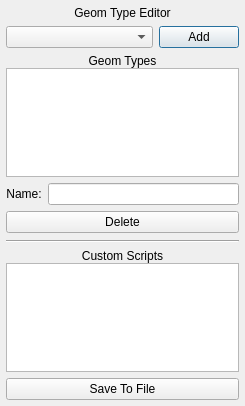
<?xml version="1.0" encoding="UTF-8"?>
<ui version="4.0">
 <class>TypeEditorScreen</class>
 <widget class="QDialog" name="TypeEditorScreen">
  <property name="geometry">
   <rect>
    <x>0</x>
    <y>0</y>
    <width>245</width>
    <height>406</height>
   </rect>
  </property>
  <property name="windowTitle">
   <string>Type Editor</string>
  </property>
  <layout class="QVBoxLayout" name="verticalLayout_3">
   <property name="leftMargin">
    <number>6</number>
   </property>
   <property name="topMargin">
    <number>6</number>
   </property>
   <property name="rightMargin">
    <number>6</number>
   </property>
   <property name="bottomMargin">
    <number>6</number>
   </property>
   <item>
    <widget class="QLabel" name="screenHeader">
     <property name="text">
      <string>Geom Type Editor</string>
     </property>
     <property name="alignment">
      <set>Qt::AlignCenter</set>
     </property>
    </widget>
   </item>
   <item>
    <layout class="QHBoxLayout" name="horizontalLayout">
     <item>
      <widget class="QComboBox" name="geomChoice">
       <property name="sizePolicy">
        <sizepolicy hsizetype="Expanding" vsizetype="Fixed">
         <horstretch>0</horstretch>
         <verstretch>0</verstretch>
        </sizepolicy>
       </property>
      </widget>
     </item>
     <item>
      <widget class="QPushButton" name="addButton">
       <property name="text">
        <string>Add</string>
       </property>
      </widget>
     </item>
    </layout>
   </item>
   <item>
    <layout class="QVBoxLayout" name="verticalLayout">
     <property name="spacing">
      <number>0</number>
     </property>
     <item>
      <widget class="QLabel" name="sectionHeader">
       <property name="text">
        <string>Geom Types</string>
       </property>
       <property name="alignment">
        <set>Qt::AlignCenter</set>
       </property>
      </widget>
     </item>
     <item>
      <widget class="QListWidget" name="typeBrowser"/>
     </item>
    </layout>
   </item>
   <item>
    <layout class="QHBoxLayout" name="horizontalLayout_2">
     <item>
      <widget class="QLabel" name="label_2">
       <property name="text">
        <string>Name:</string>
       </property>
       <property name="alignment">
        <set>Qt::AlignCenter</set>
       </property>
      </widget>
     </item>
     <item>
      <widget class="QLineEdit" name="typeNameInput"/>
     </item>
    </layout>
   </item>
   <item>
    <widget class="QPushButton" name="deleteType">
     <property name="text">
      <string>Delete</string>
     </property>
    </widget>
   </item>
   <item>
    <widget class="Line" name="line">
     <property name="minimumSize">
      <size>
       <width>0</width>
       <height>4</height>
      </size>
     </property>
     <property name="orientation">
      <enum>Qt::Horizontal</enum>
     </property>
    </widget>
   </item>
   <item>
    <layout class="QVBoxLayout" name="verticalLayout_2">
     <property name="spacing">
      <number>0</number>
     </property>
     <item>
      <widget class="QLabel" name="sectionHeader_2">
       <property name="text">
        <string>Custom Scripts</string>
       </property>
       <property name="alignment">
        <set>Qt::AlignCenter</set>
       </property>
      </widget>
     </item>
     <item>
      <widget class="QListWidget" name="customScriptsBrowser"/>
     </item>
    </layout>
   </item>
   <item>
    <widget class="QPushButton" name="customScriptFileButton">
     <property name="text">
      <string>Save To File</string>
     </property>
    </widget>
   </item>
  </layout>
 </widget>
 <resources/>
 <connections/>
</ui>
